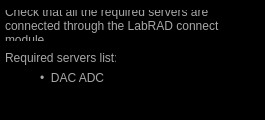
<?xml version="1.0" encoding="UTF-8"?>
<ui version="4.0">
 <class>Dialog</class>
 <widget class="QDialog" name="Dialog">
  <property name="geometry">
   <rect>
    <x>0</x>
    <y>0</y>
    <width>265</width>
    <height>120</height>
   </rect>
  </property>
  <property name="windowTitle">
   <string>Server List</string>
  </property>
  <property name="windowIcon">
   <iconset resource="../Resources/DEMONSResources.qrc">
    <normaloff>:/newPrefix/Pictures/DemonLogo.png</normaloff>:/newPrefix/Pictures/DemonLogo.png</iconset>
  </property>
  <property name="styleSheet">
   <string notr="true">background: black</string>
  </property>
  <widget class="QLabel" name="label">
   <property name="geometry">
    <rect>
     <x>5</x>
     <y>50</y>
     <width>111</width>
     <height>16</height>
    </rect>
   </property>
   <property name="styleSheet">
    <string notr="true">#label{
color: rgb(168,168,168)
}</string>
   </property>
   <property name="text">
    <string>Required servers list: </string>
   </property>
  </widget>
  <widget class="QLabel" name="label_3">
   <property name="geometry">
    <rect>
     <x>5</x>
     <y>10</y>
     <width>241</width>
     <height>31</height>
    </rect>
   </property>
   <property name="styleSheet">
    <string notr="true">#label_3{
color: rgb(168,168,168)
}</string>
   </property>
   <property name="text">
    <string>Check that all the required servers are connected through the LabRAD connect module. </string>
   </property>
   <property name="wordWrap">
    <bool>true</bool>
   </property>
  </widget>
  <widget class="QLabel" name="label_6">
   <property name="geometry">
    <rect>
     <x>40</x>
     <y>70</y>
     <width>111</width>
     <height>16</height>
    </rect>
   </property>
   <property name="styleSheet">
    <string notr="true">#label_6{
color: rgb(168,168,168)
}</string>
   </property>
   <property name="text">
    <string>•  DAC ADC</string>
   </property>
  </widget>
 </widget>
 <resources>
  <include location="../Resources/DEMONSResources.qrc"/>
 </resources>
 <connections/>
</ui>
